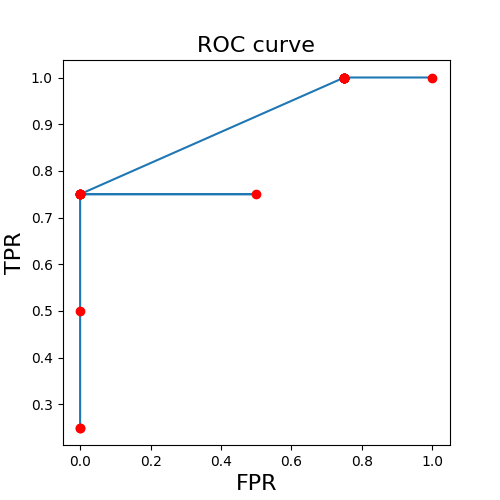

Python code for this plot:
import matplotlib.pyplot as plt
import numpy as np

# -------------------------- 新增这1行：指定后端解决兼容性问题 --------------------------
plt.switch_backend('TkAgg')

pp=[['T',0.9],['F',0.4],['F',0.2],['T',0.6],
    ['F',0.5],['F',0.5],['T',0.7],['T',0.4]]
aa=[0.9,0.8,0.7,0.6,0.5,0.55,0.54,0.53,0.52,0.51,0.505,0.4,0.39,0.38,0.37,0.36,0.35,0.34,0.33,0.32,0.3,0.1]
recall =[]
precision =[]
TPR =[]
FPR =[]
for a in aa:
    tp = 0
    fn = 0
    fp = 0
    tn = 0
    x = 0
    y = 0

    for p in pp:
        if( p[0] == 'T') and (p[1]>=a):
            tp = tp + 1
        elif( p[0] == 'T') and (p[1]<a):
            fn = fn + 1
        elif( p[0] == 'F') and (p[1]>=a):
            fp = fp +1
        elif( p[0] == 'F') and (p[1]<a):
            tn =tn + 1
    x = float(tp)/float(tp+fn)
    y = float(tp)/float(tp+fp) if (tp+fp) > 0 else 0.0
    fpr =float(fp)/float(fp+tn) if (fp+tn) > 0 else 0.0

    recall .append(x)
    precision .append(y)
    TPR.append(x)
    FPR.append(fpr)

plt.close('all')
plt.figure(figsize =(5,5))
plt.title('ROC curve',fontsize=16)
plt.plot(FPR,TPR)
plt.plot(FPR,TPR, 'ro')
plt.xlabel('FPR', fontsize=16)
plt.ylabel('TPR', fontsize=16)
plt.show()
